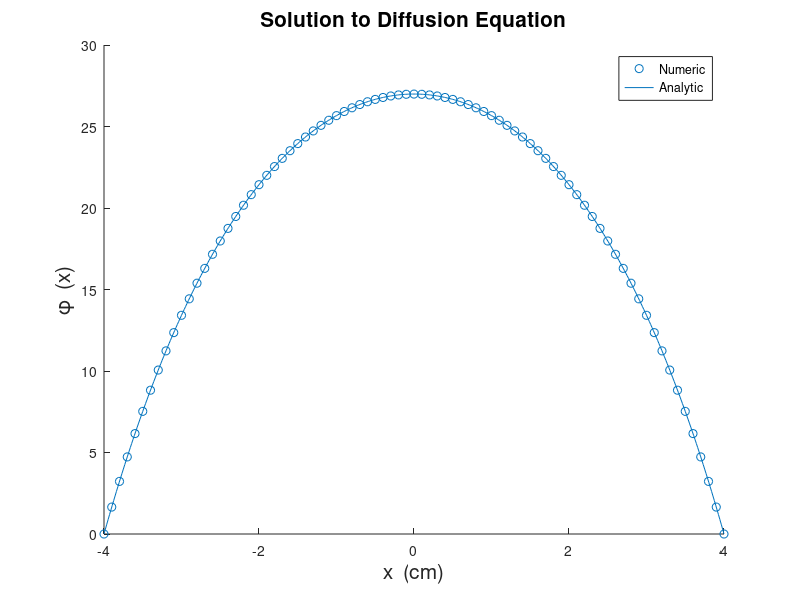

MATLAB code for this plot:
%%NE_155_HW6_Problem_2

a=4; D=1; sig=0.2; S=8; h=.1;
n=2*a/h;
A=zeros(n-1);
A(1,1)=2+h^2*sig/D;
A(1,2)=-1;
A(n-1,n-2)=-1;
A(n-1,n-1)=2+h^2*sig/D;

for j=2:n-2
        A(j,j)=2+h^2*sig/D;
        A(j,j+1)=-1;
        A(j,j-1)=-1;
end

b=(h^2*S).*ones(n-1,1);

phi_numeric=A\b;
x=[-4:h:4];
B=(-S/sig)/(exp(sqrt(sig/D)*a)+exp(-sqrt(sig/D)*a));
phi_analytic= @(x) B*(exp(sqrt(sig/D)*x)+exp(-sqrt(sig/D)*x))+S/sig;

phi_n=zeros(n+1,1);
phi_n(2:n)=phi_numeric;
hold on
scatter(x,phi_n)
fplot(phi_analytic,[-a,a])

ylabel('\phi  (x)', 'FontSize',15)
xlabel('x  (cm)', 'FontSize',15)
title('Solution to Diffusion Equation', 'FontSize', 15)
legend('Numeric', 'Analytic')